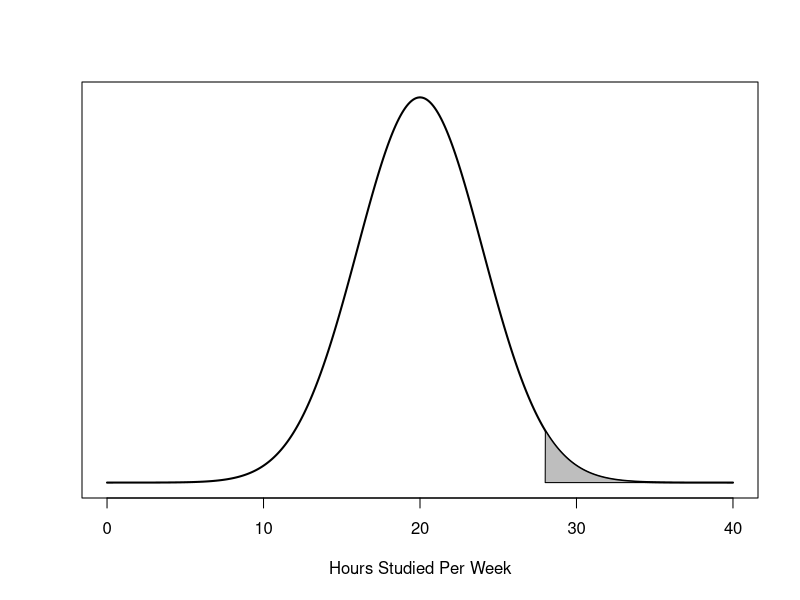
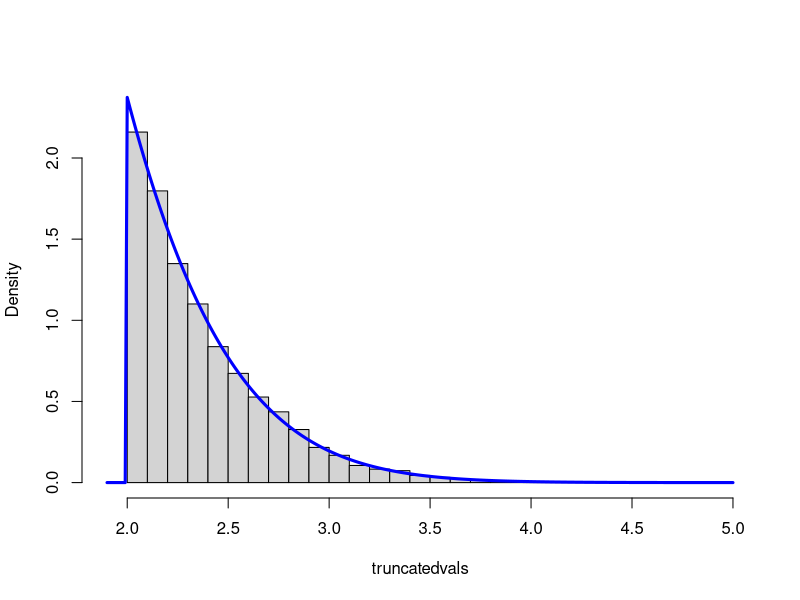
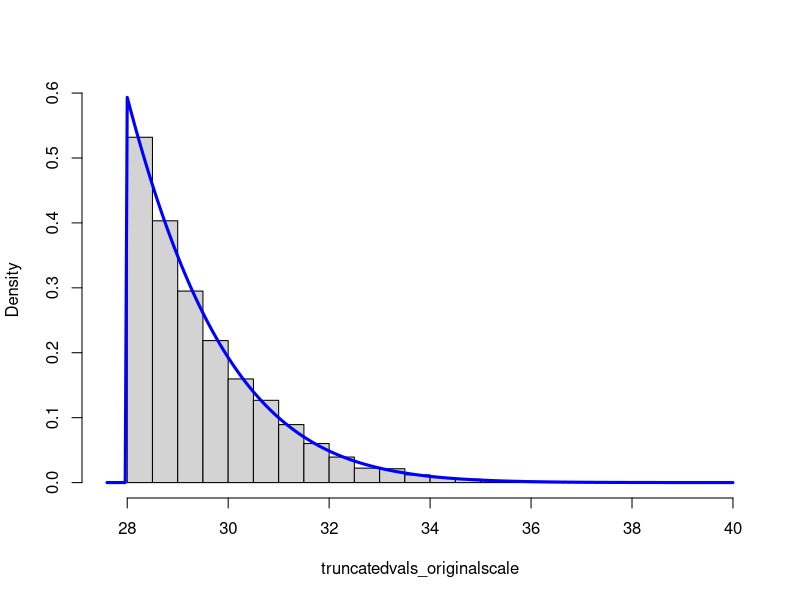

Source code (R) for these figures, in order:
## Accept-Reject example R code ##

# Generate draws from a truncated Normal(20,4) disribution where the values are greater than 28

# X ~ N(20, 4) then X = 20 + 4Z where Z ~ N(0,1)
	mean_hours = 20
	sd_hours = 4

	#Plot of N(20,4) with upper tail >28 shaded 
	x=seq(0, 40, length=400)
	y=dnorm(x, mean=mean_hours, sd = sd_hours)
	plot(x,y,type="l", lwd=2, col="black", xlab="Hours Studied Per Week", ylab="", yaxt='n')
	x.subset = seq(28.01, 39.99, length=200)
	y.subset = dnorm(x.subset, mean=mean_hours, sd = sd_hours)
	polygon(c(28,x.subset,40),c(0,y.subset,0),col="gray")


# Sample from a standard Normal distribution, only the upper tail when X>2

# set seed for reproducibility 
	set.seed(321)

	trunc.point = 2
	M = exp(-0.5*trunc.point^2)/(trunc.point*sqrt(2*pi)*pnorm(trunc.point, lower.tail=FALSE))

	#mean acceptance rate 
	print(1/M)

	#Monte Carlo sample size
	m = 1e4

	#truncated normal density
	f.truncatednormal <- function(x,c, mu, sigma){
	     return((dnorm(x, mean=mu, sd=sigma)/(1-pnorm(c, mean=mu, sd=sigma)))*ifelse(x>=c, 1, 0))
	}

	# generate iid realizations from Exp(1)
	xstar.vals1 = -log(1-runif(m))

	xstar.vals = trunc.point + xstar.vals1/trunc.point  #shift and scale by truncation point

	# independently generate iid realizations from U(0,1)
	u.vals = runif(m)

	# calculate the value of the densities 
	fstar.vals = trunc.point*exp(-trunc.point*(xstar.vals-trunc.point))
	ftruncated.vals = f.truncatednormal(x=xstar.vals, c=trunc.point, mu=0, sigma=1)

	acceptindices = u.vals < (ftruncated.vals/(M*fstar.vals))

	# proportion of acceptances
	mean(acceptindices)

	# keep only the accepted draws
	truncatedvals = xstar.vals[acceptindices]

	# put back in the original scale 
    truncatedvals_originalscale = mean_hours + truncatedvals*sd_hours

# Plotting results

    # Plotting on the standard normal scale 
   	# x-axis range for plotting and true density values
     xrange = seq(1.9, 5, by=0.01)
     f.true = f.truncatednormal(xrange,c=2, mu=0, sigma=1)

	#histogram of the output 
	hist(truncatedvals, freq=FALSE, breaks=30, 
	     xlim=c(1.9, 5), ylim=c(0,max(f.true)), 
	     main="")
	   lines(f.true~xrange, col="blue", lty=1, lw=3) #true density 

	# Plotting on the original scale 
	 xrange_originalscale = xrange*sd_hours + mean_hours
	 f.true_originalscale = f.truncatednormal(xrange_originalscale, c=28, mu=mean_hours, sigma=sd_hours)

	 	#histogram of the output 
	hist(truncatedvals_originalscale, freq=FALSE, breaks=30, 
	     xlim=c(min(xrange_originalscale), max(xrange_originalscale)), ylim=c(0,max(f.true_originalscale)), 
	     main="")
	   lines(f.true_originalscale~xrange_originalscale, col="blue", lty=1, lw=3) #true density 


# Monte Carlo estimate and standard error #

	# Standard normal results 
		# MC estimate 
		# mean of truncated normal
		mean(truncatedvals)

		# MCSE of estimated mean
		mcse_tn = sd(truncatedvals)/sqrt(m)

		# 90% confidence interval, round to third decimal point
		round(mean(truncatedvals)+c(-1,1)*qnorm(0.95)*mcse_tn,3)

	# Original scale results
		# MC estimate 
		# mean of truncated normal
		mean(truncatedvals_originalscale)

		# MCSE of estimated mean
		mcse_tn_originalscale = sd(truncatedvals_originalscale)/sqrt(m)

		# 90% confidence interval, round to third decimal point
		round(mean(truncatedvals_originalscale)+c(-1,1)*qnorm(0.95)*mcse_tn_originalscale,3)
